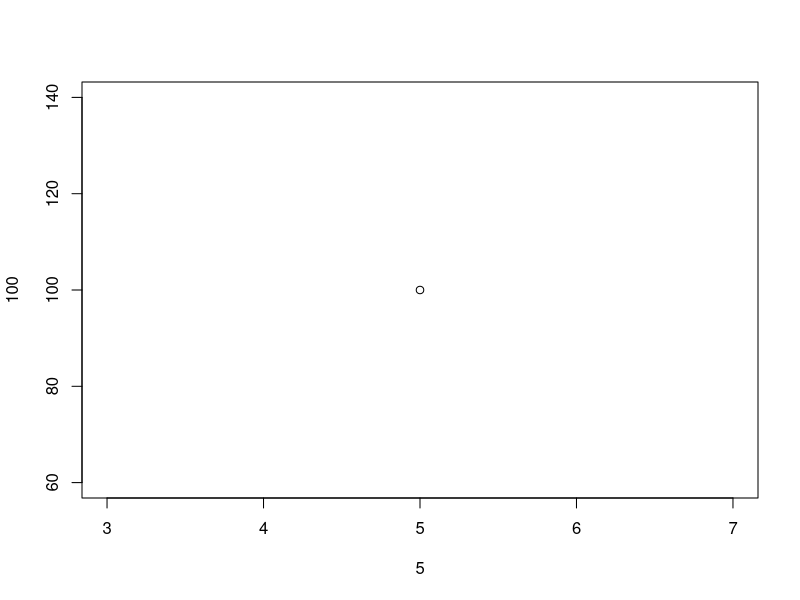
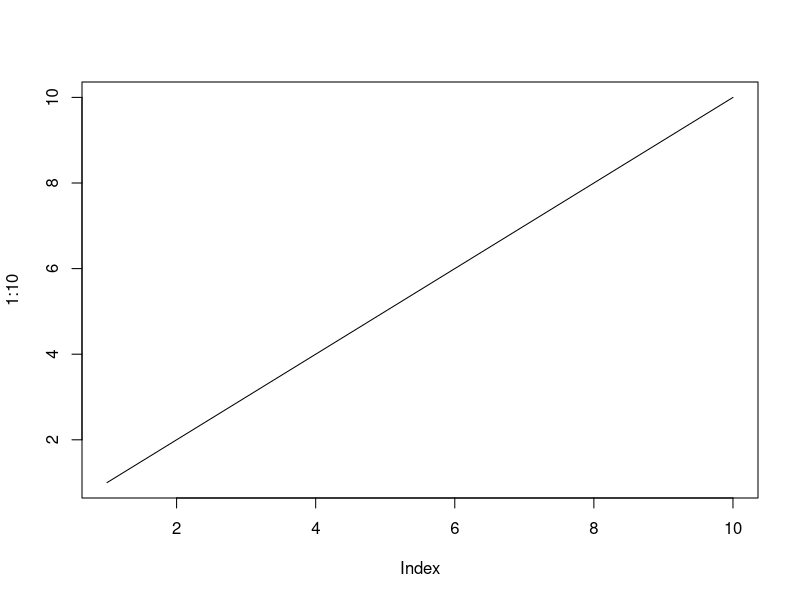
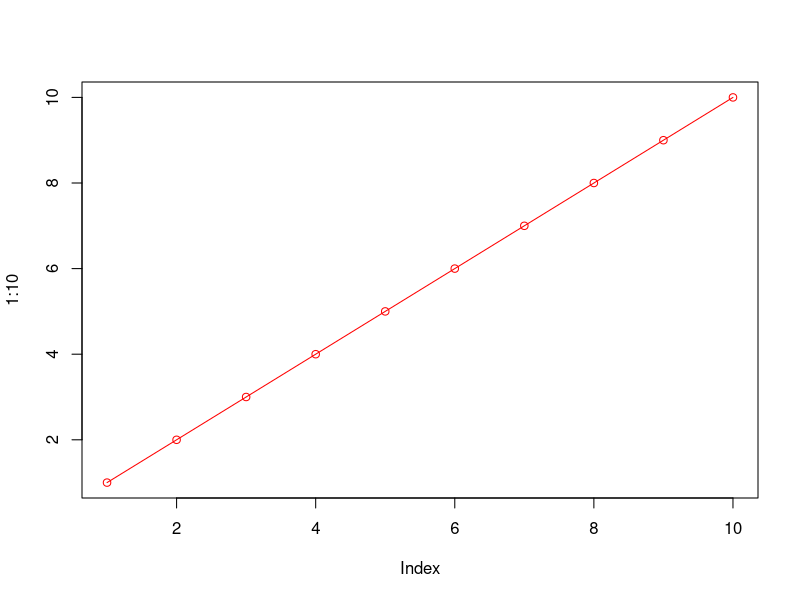
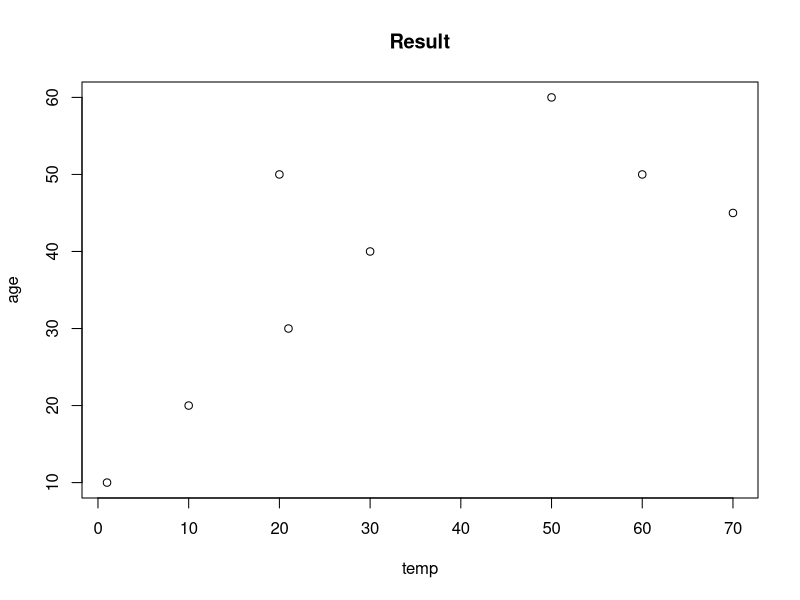
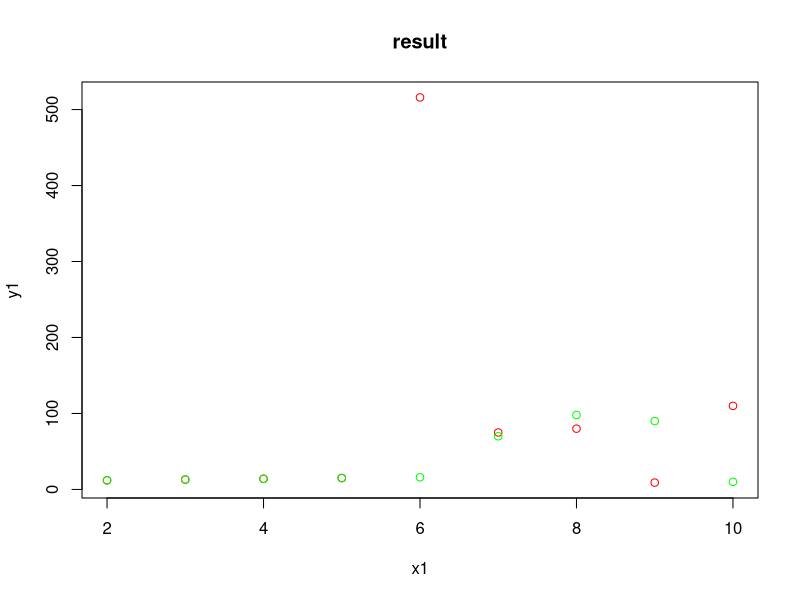
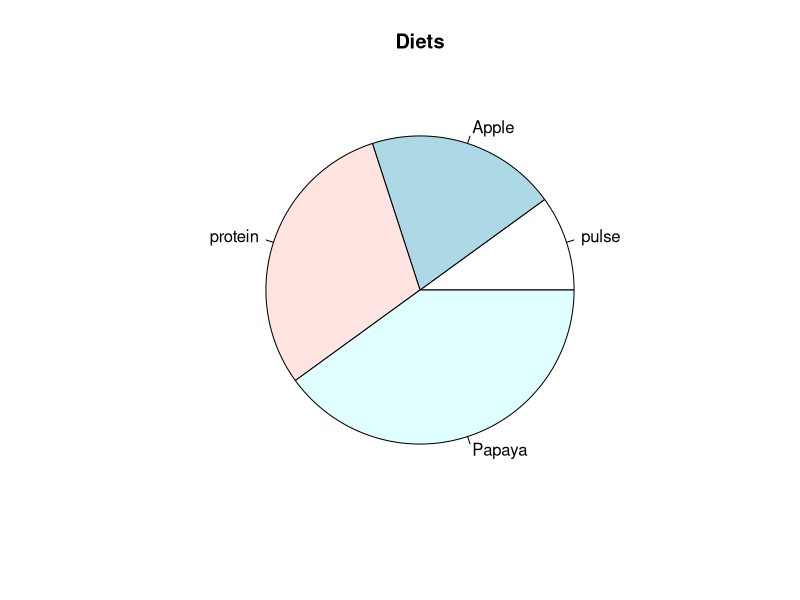
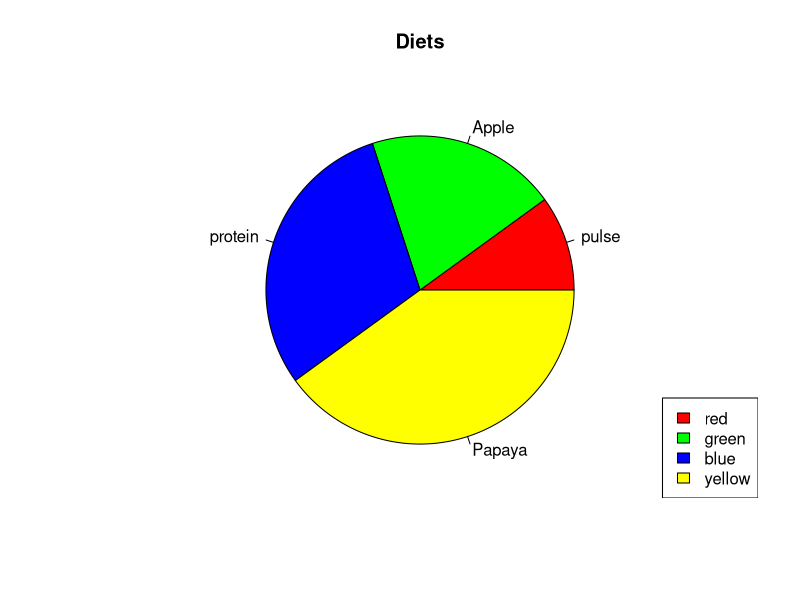

Write R code to recreate these figures, in order.
#Types of Graph
#Line Chart 
#Scatter Chart
# pie Chart
#Bar Chart

plot(5,100)
#******************************************************line chart()**************************************

plot(1:10,type = "l")
#*****************************************************color formatting***********************************
plot(1:10,type = "o" , col="red")


#**********************************************************scatter plot ******************************************
x <- c(1,10,21,30,20,50,60,70)
y <- c(10,20,30,40,50,60,50,45)

plot(x,y, main = "Result",xlab = "temp",ylab = "age")

#**********************************************************scatter plot with multiple Aspects ******************************************

x1 <-c(2,3,4,5,6,7,8,9,10)
y1 <-c(12,13,14,15,516,75,80,9,110)
x2 <-c(2,3,4,5,6,7,8,9,10)
y2 <-c(12,13,14,15,16,70,98,90,10)


plot(x1,y1, col='red', main = 'result')
points(x2,y2, col='green')

# ****************************************************piechart*************************************

x <- c(10,20,30,40)
mylabel <- c("pulse","Apple","protein","Papaya")

pie(x,label=mylabel , main="Diets")
colors <- c("red","green","blue","yellow")

pie(x,label=mylabel , main="Diets", col=colors)

legend("bottomright", colors, fill = colors)




